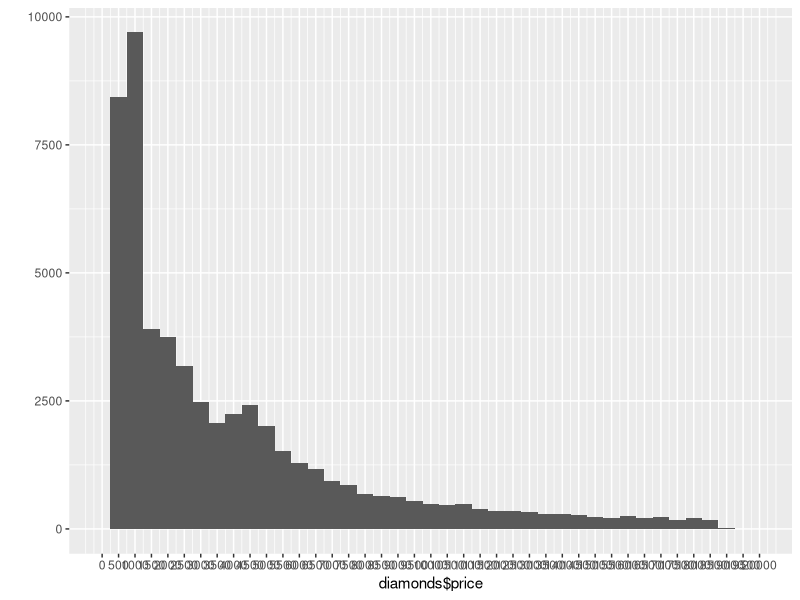

Write R code to recreate this figure.
## ---- chunk 1
knitr::opts_chunk$set(echo = TRUE)
## ---- chunk 2
#Loading libraries
library(ggplot2)
## ---- chunk 3
#1a
diamonds
## ---- chunk 4
#1b
ncol(diamonds)

#1c
str(diamonds)

#1d
?diamonds
## ---- chunk 5
summary(diamonds$price)

qplot(diamonds$price, binwidth = 500) + 
  scale_x_continuous(limits = c(0,20000), breaks = seq(0, 20000, 500))

